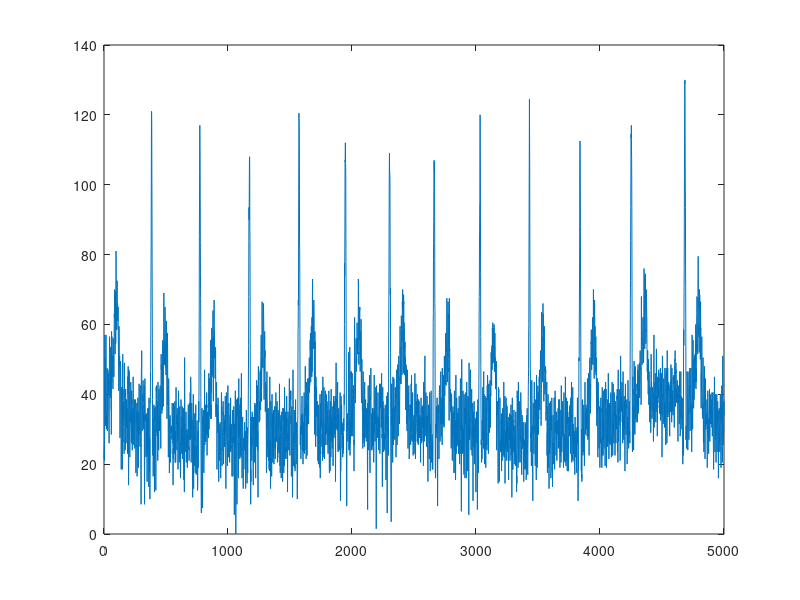

The MATLAB script that drew this image: (Note: this script raises an error after producing the figure.)
clc;
clear all;
close all;


load ECG_rec_3m.mat;

ECG_withNoice=val(1,1:end);
ss=int8(ECG_withNoice);
ECG_Filter=val(2,1:end);

x=ECG_withNoice;
minX=min(x);
x=(x-minX)/2;

 figure(1),plot(x);
 k=zeros(1,length(x)+50);
 
k(50:length(x)+49)=x;


s = serial('COM1','Baudrate',115200);

fopen(s);


for i=2:5002
       fprintf(s,'%s','*');   
    for j=-1:48 
         
         fwrite(s,k(i+j),'uint8');

    end
    
     

end    

fclose(s);


